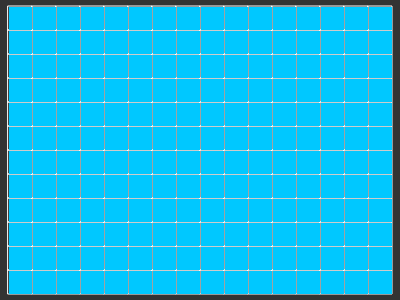
Frame 1 (no input)
Frame 60 (no input): identical to frame 1, image omitted
Frame 120 (the mouse pressed at the canvas centre since frame 60): identical to frame 1, image omitted

The p5.js sketch that drew this single still picture (run headless with seeded random() and noise() and a simulated clock; from frame 60 on, the mouse is pressed at the canvas centre):

// p5.js sketch
// ── sketch.js
/* blank raster to draw in */
/* two ways of iterating over the fields in the raster */

var field_x; // width of single raster field
var field_y; // height of single raster field
var margin_x; // width horizontal margins
var margin_y; // height of vertical margins
var num_fields_x; // number of rasterfields on x axis
var num_fields_y; // number of raster fields on y axis
// var raster_w;
// var raster_h;


function setup() {
  createCanvas( 400, 300 );
  background( 51 );
  // set single field in raster
  field_x = 24;
  field_y = 24;
  // calculate horizontal side margins
  margin_x = width % field_x / 2;
  // calculate vertical side margins
  margin_y = height % field_y / 2;

  // for loop with field values
  for ( var y = margin_y; y < height - margin_y; y += field_y ) {
    for ( var x = margin_x; x < width - margin_x; x += field_x  ) {
      stroke( 255 );
      noFill();
      rect( x, y, field_x, field_y );
    }
  }

  // for loop with number of fields
  num_fields_x = ( width - margin_x * 2 ) / field_x;
  num_fields_y = ( height - margin_y * 2 ) / field_y;
  for ( var j = 0; j < num_fields_y; j++ ) {
    for ( var l = 0; l < num_fields_x; l++ ) {
      push();
      noStroke();
      fill( 0, 200, 255 );
      translate( margin_x, margin_y );
      rect( l * field_x + 1, j * field_y + 1, field_x - 1, field_y - 1 );
      pop();
    }
  }
}

function draw() {
}
